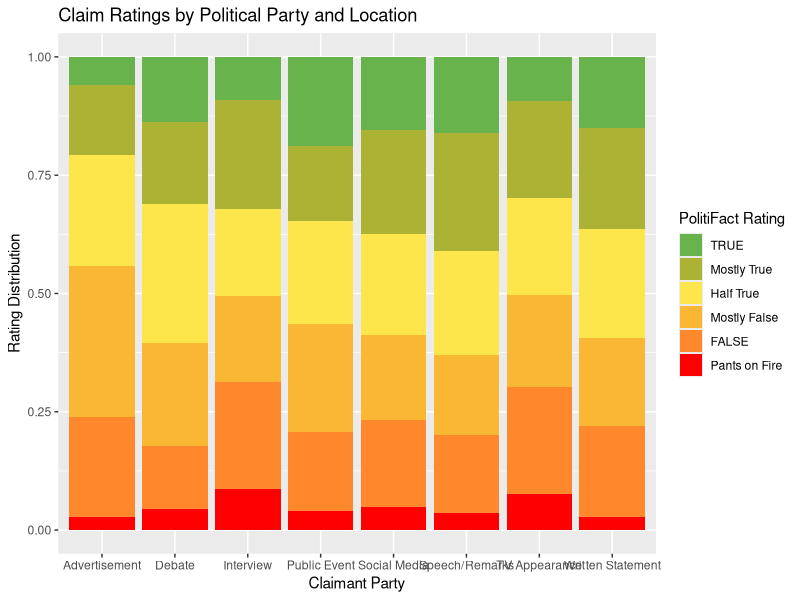
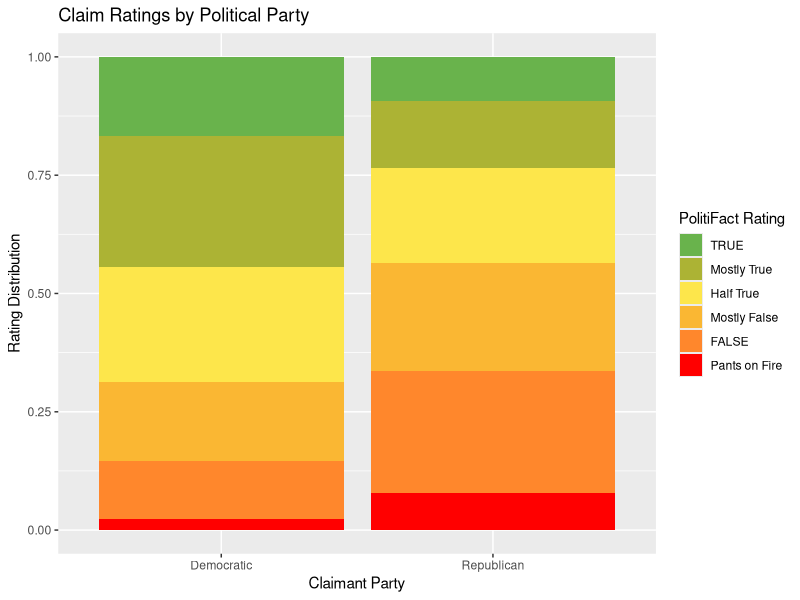
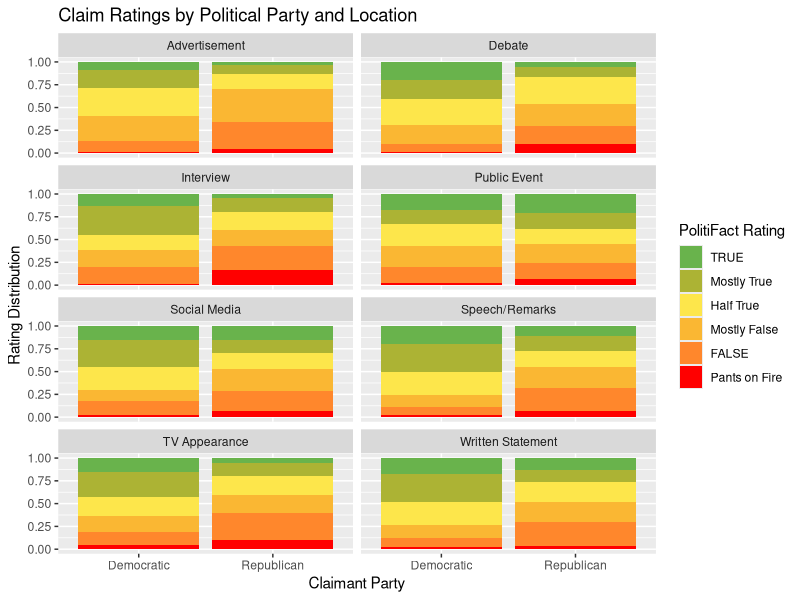
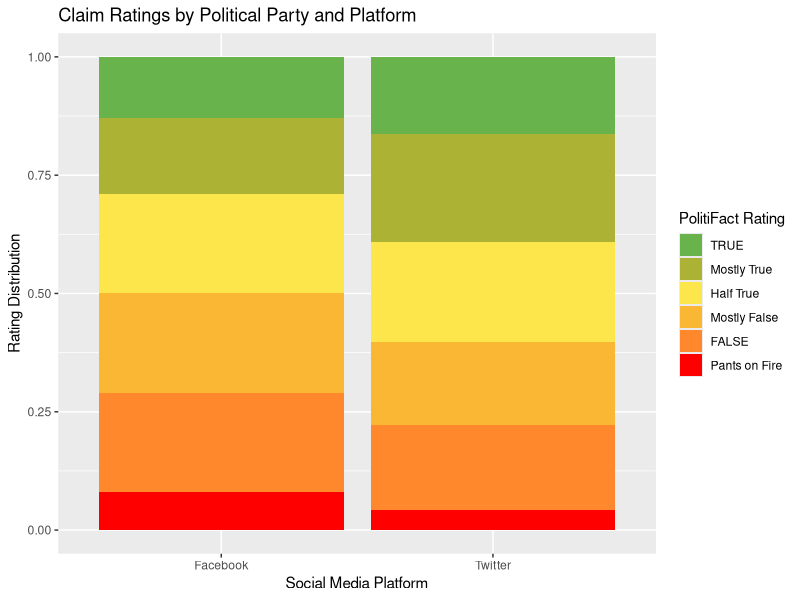
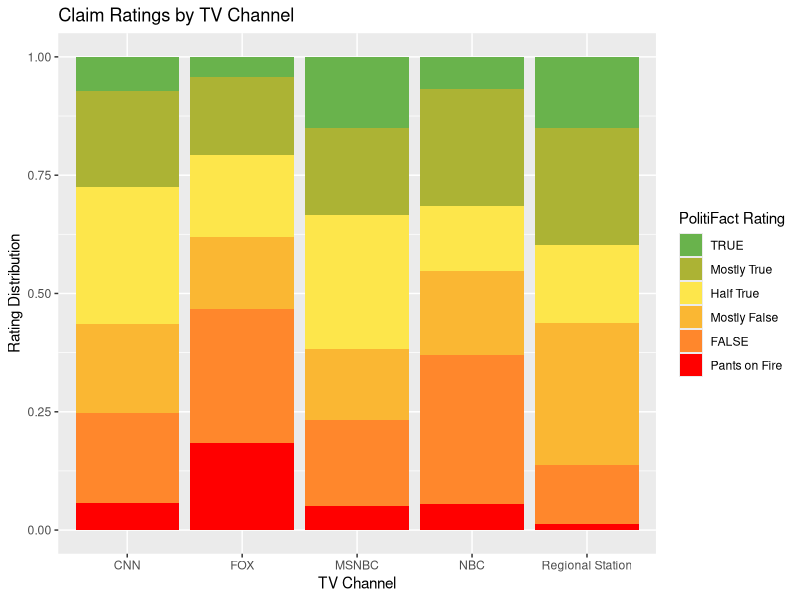
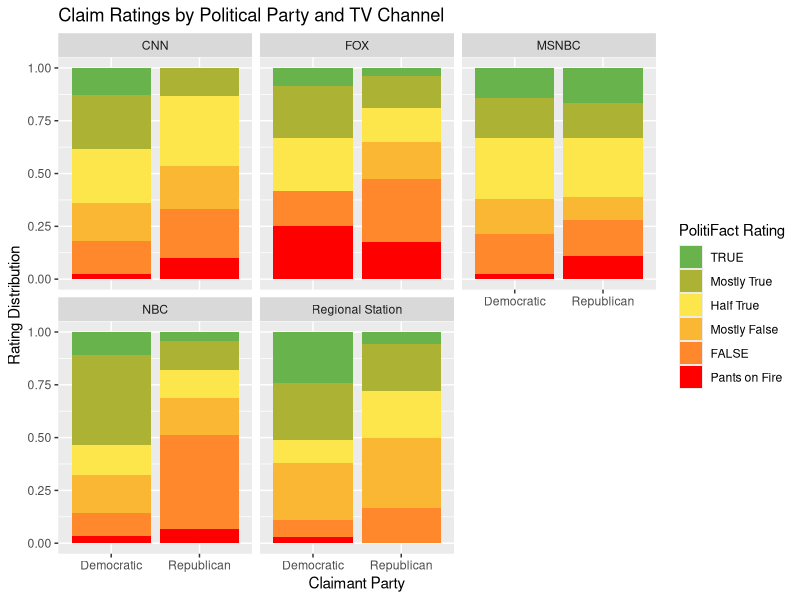
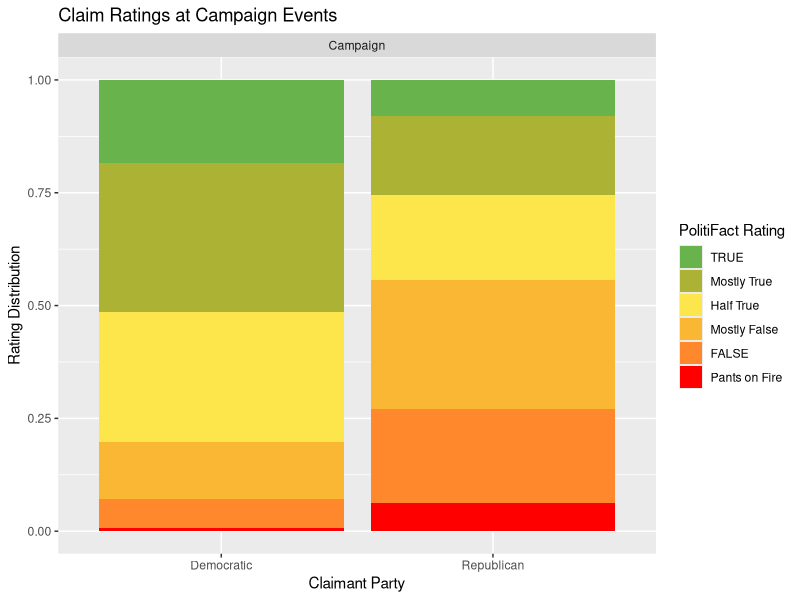

Reproduce these figures in R, in order. (Note: this script raises an error after producing the figures.)
## ---- chunk 1
knitr::opts_chunk$set(echo = TRUE)
library(tidyverse)
library(knitr)
## ---- chunk 2
loc_tags <- read.csv("locoflie.csv") %>%
  mutate(textualRating = fct_relevel(textualRating, c("TRUE",
                                                      "Mostly True",
                                                      "Half True",
                                                      "Mostly False",
                                                      "FALSE",
                                                      "Pants on Fire")))

truenesscolors = c("#69B34C", "#ACB334", "#FDE64B", "#FAB733", "#FF872C", "#FF0000")
## ---- chunk 3
loc_tags %>%
  group_by(location) %>%
  summarise(count = n(), prop = n()/nrow(loc_tags)) %>%
  kable(caption = "Distribution of All Claims by Location", digits = 3)
## ---- chunk 4
loc_tags %>%
  ggplot(aes(x = location, fill = textualRating)) +
  geom_bar(position = "fill") +
  labs(
    x = "Claimant Party",
    y = "Rating Distribution",
    fill = "PolitiFact Rating",
    title = "Claim Ratings by Political Party and Location"
  ) +
  scale_fill_manual(values = truenesscolors)
## ---- chunk 5
all_loc_count <- loc_tags %>%
  group_by(location) %>%
  summarize(count = n()) %>%
  pull(count)

all_ad <- loc_tags %>%
  filter(location == "Advertisement") %>%
  group_by(textualRating) %>%
  summarize(prop = n()/all_loc_count[1])
all_ad$location <- "Advertisement"

all_deb <- loc_tags %>%
  filter(location == "Debate") %>%
  group_by(textualRating) %>%
  summarize(prop = n()/all_loc_count[2])
all_deb$location <- "Debate"

all_int <- loc_tags %>%
  filter(location == "Interview") %>%
  group_by(textualRating) %>%
  summarize(prop = n()/all_loc_count[3])
all_int$location <- "Interview"

all_pub <- loc_tags %>%
  filter(location == "Public Event") %>%
  group_by(textualRating) %>%
  summarize(prop = n()/all_loc_count[4])
all_pub$location <- "Public Event"

all_soc <- loc_tags %>%
  filter(location == "Social Media") %>%
  group_by(textualRating) %>%
  summarize(prop = n()/all_loc_count[5])
all_soc$location <- "Social Media"

all_spe <- loc_tags %>%
  filter(location == "Speech/Remarks") %>%
  group_by(textualRating) %>%
  summarize(prop = n()/all_loc_count[6])
all_spe$location <- "Speech/Remarks"

all_tv <- loc_tags %>%
  filter(location == "TV Appearance") %>%
  group_by(textualRating) %>%
  summarize(prop = n()/all_loc_count[7])
all_tv$location <- "TV Appearance"

all_wri <- loc_tags %>%
  filter(location == "Written Statement") %>%
  group_by(textualRating) %>%
  summarize(prop = n()/all_loc_count[8])
all_wri$location <- "Written Statement"

all_loc <- rbind(all_ad, all_deb, all_int, all_pub, all_soc, all_spe, all_tv, all_wri)
all_loc %>%
  pivot_wider(names_from = textualRating, values_from = prop) %>%
  kable(caption = "Proportion of Ratings by Location", digits = 3)
## ---- chunk 6
loc_tags %>%
  group_by(claimant_party) %>%
  summarise(count = n(), prop = count/nrow(loc_tags)) %>%
  kable(caption = "Claims Count by Party", digits = 3)
## ---- chunk 7
loc_tags %>%
  ggplot(aes(x = claimant_party, fill = textualRating)) +
  geom_bar(position = "fill") +
  labs(
    x = "Claimant Party",
    y = "Rating Distribution",
    fill = "PolitiFact Rating",
    title = "Claim Ratings by Political Party"
  ) +
  scale_fill_manual(values = truenesscolors)
## ---- chunk 8
loc_tags %>%
  group_by(location, claimant_party) %>%
  summarise(count = n()) %>%
  pivot_wider(names_from = location, values_from = count) %>%
  kable(caption = "Distribution of Claims by Party and Location")
## ---- chunk 9
loc_tags %>%
  ggplot(aes(x = claimant_party, fill = textualRating)) +
  geom_bar(position = "fill") +
  facet_wrap(~ location, ncol = 2) +
  labs(
    x = "Claimant Party",
    y = "Rating Distribution",
    fill = "PolitiFact Rating",
    title = "Claim Ratings by Political Party and Location"
  ) +
  scale_fill_manual(values = truenesscolors)
## ---- chunk 10
loc_tags %>%
  filter(location == "Social Media") %>%
  group_by(location.extra) %>%
  summarise(count = n()) %>%
  kable(caption = "Distribution of Claims by Social Media App")
## ---- chunk 11
loc_tags %>%
  filter(location == "Social Media",
         location.extra == "Twitter" | location.extra == "Facebook") %>%
  ggplot(aes(x = location.extra, fill = textualRating)) +
  geom_bar(position = "fill") +
  labs(
    x = "Social Media Platform",
    y = "Rating Distribution",
    fill = "PolitiFact Rating",
    title = "Claim Ratings by Political Party and Platform"
  ) +
  scale_fill_manual(values = truenesscolors)
## ---- chunk 12
social <- loc_tags %>%
  filter(location == "Social Media",
         location.extra == "Twitter" | location.extra == "Facebook") %>%
  group_by(location.extra) %>%
  summarize(count = n()) %>%
  pull(count)

social_fac <- loc_tags %>%
  filter(location == "Social Media",
         location.extra == "Facebook") %>%
  group_by(textualRating) %>%
  summarize(prop = n()/social[1])
social_fac$platform <- "Facebook"

social_twit <- loc_tags %>%
  filter(location == "Social Media",
         location.extra == "Twitter") %>%
  group_by(textualRating) %>%
  summarize(prop = n()/social[2])
social_twit$platform <- "Twitter"

social_prop <- rbind(social_fac, social_twit)
social_prop %>%
  pivot_wider(names_from = textualRating, values_from = prop) %>%
  kable(caption = "Proportion of Ratings by Platform", digits = 3)
## ---- chunk 13
loc_tags %>%
  filter(location == "TV Appearance") %>%
  group_by(location.extra) %>%
  summarise(count = n()) %>%
  kable(caption = "Distribution of TV Appearances")
## ---- chunk 14
loc_tags %>%
  filter(location == "TV Appearance",
         location.extra == "FOX" | 
           location.extra == "CNN" | 
           location.extra == "MSNBC" | 
           location.extra == "NBC" | 
           location.extra == "Regional Station") %>%
  ggplot(aes(x = location.extra, fill = textualRating)) +
  geom_bar(position = "fill") +
  labs(
    x = "TV Channel",
    y = "Rating Distribution",
    fill = "PolitiFact Rating",
    title = "Claim Ratings by TV Channel"
  ) +
  scale_fill_manual(values = truenesscolors)
## ---- chunk 15
tv_totals <- loc_tags %>%
  filter(location == "TV Appearance",
           location.extra == "CNN" | 
           location.extra == "FOX" | 
           location.extra == "MSNBC" | 
           location.extra == "NBC" | 
           location.extra == "Regional Station") %>%
  group_by(location.extra) %>%
  summarize(count = n()) %>%
  pull(count)

cnn_prop <- loc_tags %>%
  filter(location == "TV Appearance",
         location.extra == "CNN") %>%
  group_by(textualRating) %>%
  summarize(prop = n()/tv_totals[1])
cnn_prop$channel <- "CNN"

fox_prop <- loc_tags %>%
  filter(location == "TV Appearance",
         location.extra == "FOX") %>%
  group_by(textualRating) %>%
  summarize(prop = n()/tv_totals[2])
fox_prop$channel <- "FOX"

msnbc_prop <- loc_tags %>%
  filter(location == "TV Appearance",
         location.extra == "MSNBC") %>%
  group_by(textualRating) %>%
  summarize(prop = n()/tv_totals[3])
msnbc_prop$channel <- "MSNBC"

nbc_prop <- loc_tags %>%
  filter(location == "TV Appearance",
         location.extra == "NBC") %>%
  group_by(textualRating) %>%
  summarize(prop = n()/tv_totals[4])
nbc_prop$channel <- "NBC"
  
rs_prop <- loc_tags %>%
  filter(location == "TV Appearance",
         location.extra == "Regional Station") %>%
  group_by(textualRating) %>%
  summarize(prop = n()/tv_totals[5])
rs_prop$channel <- "Regional Station"

tv_props <- rbind(cnn_prop, fox_prop, msnbc_prop, nbc_prop, rs_prop)

tv_props %>%
  pivot_wider(names_from = textualRating, values_from = prop) %>%
  kable(caption = "Claim Rating Proportions by TV Channel", digits = 3)
## ---- chunk 16
loc_tags %>%
  filter(location == "TV Appearance",
         location.extra == "FOX" | 
           location.extra == "CNN" | 
           location.extra == "MSNBC" | 
           location.extra == "NBC" | 
           location.extra == "Regional Station") %>%
  ggplot(aes(x = claimant_party, fill = textualRating)) +
  geom_bar(position = "fill") +
  facet_wrap(~ location.extra) +
  labs(
    x = "Claimant Party",
    y = "Rating Distribution",
    fill = "PolitiFact Rating",
    title = "Claim Ratings by Political Party and TV Channel"
  ) +
  scale_fill_manual(values = truenesscolors)
## ---- chunk 17
loc_tags %>%
   filter(location == "TV Appearance",
         location.extra == "FOX") %>%
  group_by(claimant_party, textualRating) %>%
  summarize(count = n()) %>%
  pivot_wider(names_from = textualRating, values_from = count, values_fill = 0) %>%
  kable(caption = "Claim Distribution on FOX")

loc_tags %>%
   filter(location == "TV Appearance",
         location.extra == "CNN") %>%
  group_by(claimant_party, textualRating) %>%
  summarize(count = n()) %>%
  pivot_wider(names_from = textualRating, values_from = count, values_fill = 0) %>%
  kable(caption = "Claim Distribution on CNN")

loc_tags %>%
   filter(location == "TV Appearance",
         location.extra == "MSNBC") %>%
  group_by(claimant_party, textualRating) %>%
  summarize(count = n()) %>%
  pivot_wider(names_from = textualRating, values_from = count, values_fill = 0) %>%
  kable(caption = "Claim Distribution on MSNBC")

loc_tags %>%
   filter(location == "TV Appearance",
         location.extra == "NBC") %>%
  group_by(claimant_party, textualRating) %>%
  summarize(count = n()) %>%
  pivot_wider(names_from = textualRating, values_from = count, values_fill = 0) %>%
  kable(caption = "Claim Distribution on NBC")

loc_tags %>%
   filter(location == "TV Appearance",
         location.extra == "Regional Station") %>%
  group_by(claimant_party, textualRating) %>%
  summarize(count = n()) %>%
  pivot_wider(names_from = textualRating, values_from = count, values_fill = 0) %>%
  kable(caption = "Claim Distribution on Regional Station")
## ---- chunk 18
total_dem <- loc_tags %>%
  filter(location == "Speech/Remarks", claimant_party == "Democratic") %>%
  summarize(total = n())
loc_tags %>%
  filter(location == "Speech/Remarks", claimant_party == "Democratic") %>%
  group_by(location.extra) %>%
  summarize(prop = n()/total_dem) %>%
  kable(caption = "Democrats Claim Location by Proportion", digits = 3)

total_rep <- loc_tags %>%
  filter(location == "Speech/Remarks", claimant_party == "Republican") %>%
  summarize(total = n())
loc_tags %>%
  filter(location == "Speech/Remarks", claimant_party == "Republican") %>%
  group_by(location.extra) %>%
  summarize(prop = n()/total_rep) %>%
  kable(caption = "Republicans Claim Location by Proportion", digits = 3)
## ---- chunk 19
loc_tags %>%
  filter(location == "Speech/Remarks", location.extra == "Campaign") %>%
  ggplot(aes(x = claimant_party, fill = textualRating)) +
  geom_bar(position = "fill") +
  facet_wrap(~ location.extra) +
  labs(
    x = "Claimant Party",
    y = "Rating Distribution",
    fill = "PolitiFact Rating",
    title = "Claim Ratings at Campaign Events"
  ) +
  scale_fill_manual(values = truenesscolors)
## ---- chunk 20
total_speech_campaign <- loc_tags %>%
  filter(location == "Speech/Remarks", location.extra == "Campaign") %>%
  group_by(claimant_party) %>%
  summarize(total = n()) %>%
  pull(total)

speech_campaign1 <- loc_tags %>%
  filter(location == "Speech/Remarks", 
         location.extra == "Campaign",
         claimant_party == "Democratic") %>%
  group_by(textualRating) %>%
  summarize(prop = n()/total_speech_campaign[1])
speech_campaign1$party <- "Democratic"

speech_campaign2 <- loc_tags %>%
  filter(location == "Speech/Remarks", 
         location.extra == "Campaign",
         claimant_party == "Republican") %>%
  group_by(textualRating) %>%
  summarize(prop = n()/total_speech_campaign[2]) 
speech_campaign2$party <- "Republican"

speech_campaign <- rbind(speech_campaign1, speech_campaign2)

speech_campaign %>%
  pivot_wider(names_from = textualRating, values_from = prop, values_fill = 0) %>%
  kable(caption = "Claim Rating Proportion by Party", digits = 3)
## ---- chunk 21
loc_tags %>%
  filter(location == "Speech/Remarks", 
         location.extra == "Press Event") %>%
 ggplot(aes(x = claimant_party, fill = textualRating)) +
  geom_bar(position = "fill") +
  facet_wrap(~ location.extra) +
  labs(
    x = "Claimant Party",
    y = "Rating Distribution",
    fill = "PolitiFact Rating",
    title = "Claim Ratings at Press Events"
  ) +
  scale_fill_manual(values = truenesscolors)
## ---- chunk 22
total_speech_press <- loc_tags %>%
  filter(location == "Speech/Remarks", location.extra == "Press Event") %>%
  group_by(claimant_party) %>%
  summarize(total = n()) %>%
  pull(total)

speech_press1 <- loc_tags %>%
  filter(location == "Speech/Remarks", 
         location.extra == "Press Event",
         claimant_party == "Democratic") %>%
  group_by(textualRating) %>%
  summarize(prop = n()/total_speech_press[1])
speech_press1$party <- "Democratic"

speech_press2 <- loc_tags %>%
  filter(location == "Speech/Remarks", 
         location.extra == "Press Event",
         claimant_party == "Republican") %>%
  group_by(textualRating) %>%
  summarize(prop = n()/total_speech_press[2]) 
speech_press2$party <- "Republican"

speech_press <- rbind(speech_press1, speech_press2)

speech_campaign %>%
  pivot_wider(names_from = textualRating, values_from = prop, values_fill = 0) %>%
  kable(caption = "Claim Rating Proportion by Party", digits = 3)
## ---- chunk 23
loc_tags %>%
  filter(location == "Speech/Remarks", 
         location.extra == "Hearing") %>%
 ggplot(aes(x = claimant_party, fill = textualRating)) +
  geom_bar(position = "fill") +
  facet_wrap(~ location.extra) +
  labs(
    x = "Claimant Party",
    y = "Rating Distribution",
    fill = "PolitiFact Rating",
    title = "Claim Ratings in Hearings"
  ) +
  scale_fill_manual(values = truenesscolors)
## ---- chunk 24
loc_tags %>%
  filter(location == "Speech/Remarks", 
         location.extra == "Unspecified") %>%
 ggplot(aes(x = claimant_party, fill = textualRating)) +
  geom_bar(position = "fill") +
  labs(
    x = "Claimant Party",
    y = "Rating Distribution",
    fill = "PolitiFact Rating",
    title = "Claim Ratings in Speeches/Remarks",
    subtitle = "Not listed as Press Events, Campaign Events, or Hearings"
  ) +
  scale_fill_manual(values = truenesscolors)
